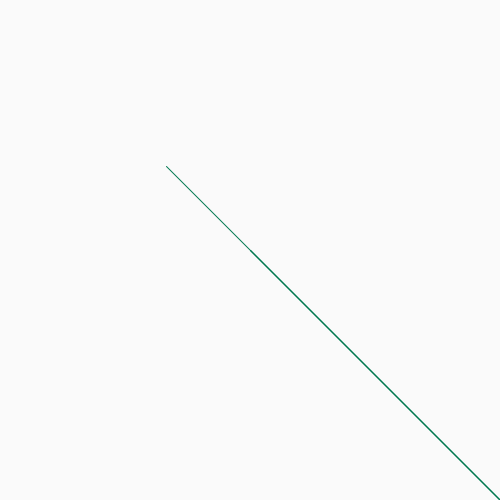
Frame 1 (no input)
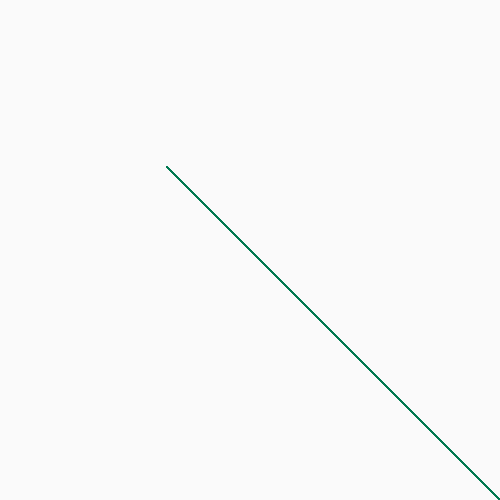
Frame 60 (the mouse pressed at the canvas centre just before this capture)
Frame 120 (the mouse held since frame 60 and released just before this capture): identical to frame 60, image omitted

The Processing sketch that drew these frames (run headless with seeded random() and noise(); from frame 60 on, the mouse is pressed at the canvas centre):

// Processing sketch: processing_43013
// ── processing_43013.pde

void setup() {
  size(500, 500);     
  background(250);    
  smooth();
  mouseX=width/2;
  mouseY=height/2;
  frameRate=30;
 
}
 
void draw() {
  stroke (0, 120, 80);      
  strokeWeight(1);

              
  line(width/1, height/1, mouseX, mouseY); // línea que va desde el centro hasta donde  posicione el mouse
  line(width/2, height/2, mouseX, mouseY);
  line(width/3, height/3, mouseX, mouseY);
  line(width/1, height/1, mouseX, mouseY);
  line(width/1, height/1, mouseX, mouseY);
  
   
  
   
}
 
void mousePressed() {
  background(100, 200, 0);
   
}
                
